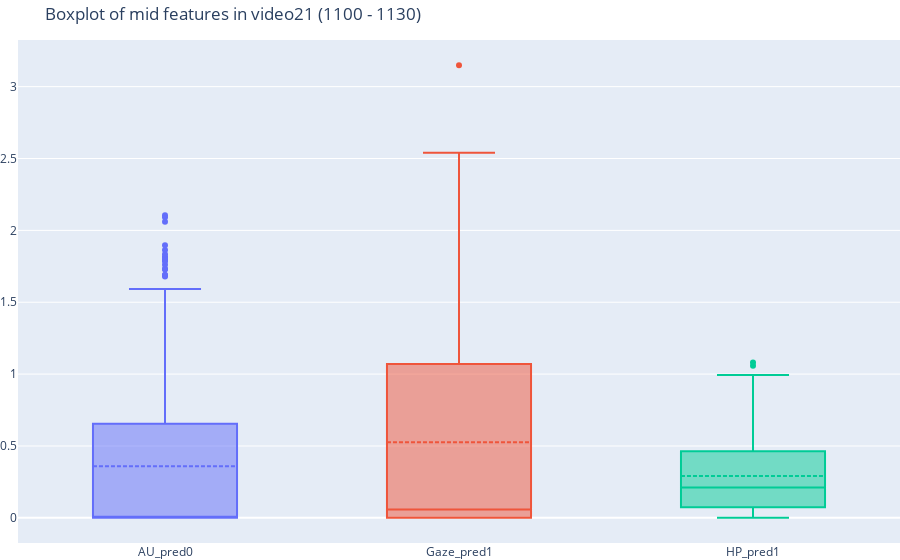

Notebook source saved alongside this figure:
### Code cell
# compare same sample
video_name = 'video21'
frame_num = 1100
compare_same_sample_mid_feat(["4_d_a", "4_d_g", "4_d_h"], [10, 10, 5], video_name, frame_num, ["AU", "Gaze", "HP"], type='box')

### Figure 1 — Plotly figure (JSON) as saved in the notebook; plotly's stock layout.template omitted (floating-point values rounded to 4 significant figures; data arrays with more than 128 entries replaced by an {"elided": "..."} marker saying what was removed)
{"data": [{"boxmean": true, "name": "AU_pred0", "showlegend": false, "type": "box", "y": {"elided": "512 float values"}}, {"boxmean": true, "name": "Gaze_pred1", "showlegend": false, "type": "box", "y": {"elided": "512 float values"}}, {"boxmean": true, "name": "HP_pred1", "showlegend": false, "type": "box", "y": {"elided": "512 float values"}}], "layout": {"legend": {"font": {"size": 15}, "orientation": "h"}, "margin": {"b": 0, "l": 0, "r": 0, "t": 40}, "title": {"text": "Boxplot of mid features in video21 (1100 - 1130)"}}}
